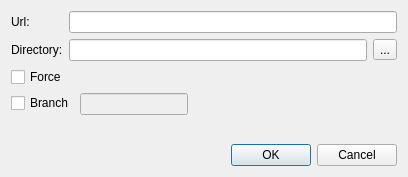
<?xml version="1.0" encoding="UTF-8"?>
<ui version="4.0">
 <class>SubmoduleInfoDialog</class>
 <widget class="QDialog" name="SubmoduleInfoDialog">
  <property name="geometry">
   <rect>
    <x>0</x>
    <y>0</y>
    <width>408</width>
    <height>177</height>
   </rect>
  </property>
  <property name="windowTitle">
   <string>Add new submoudle</string>
  </property>
  <layout class="QVBoxLayout" name="verticalLayout">
   <item>
    <layout class="QFormLayout" name="formLayout">
     <item row="0" column="0">
      <widget class="QLabel" name="label">
       <property name="sizePolicy">
        <sizepolicy hsizetype="Maximum" vsizetype="Preferred">
         <horstretch>0</horstretch>
         <verstretch>0</verstretch>
        </sizepolicy>
       </property>
       <property name="text">
        <string>Url:</string>
       </property>
      </widget>
     </item>
     <item row="1" column="0">
      <widget class="QLabel" name="label_2">
       <property name="text">
        <string>Directory:</string>
       </property>
      </widget>
     </item>
     <item row="1" column="1">
      <layout class="QHBoxLayout" name="horizontalLayout_4">
       <item>
        <widget class="QLineEdit" name="lineEditPath"/>
       </item>
       <item>
        <widget class="QToolButton" name="toolButtonBrowseLocalPath">
         <property name="text">
          <string>...</string>
         </property>
        </widget>
       </item>
      </layout>
     </item>
     <item row="0" column="1">
      <widget class="QLineEdit" name="lineEditUrl"/>
     </item>
    </layout>
   </item>
   <item>
    <layout class="QFormLayout" name="formLayout_2">
     <property name="fieldGrowthPolicy">
      <enum>QFormLayout::FieldsStayAtSizeHint</enum>
     </property>
     <item row="0" column="0">
      <widget class="QCheckBox" name="checkBoxForce">
       <property name="text">
        <string>Force</string>
       </property>
      </widget>
     </item>
     <item row="1" column="0">
      <widget class="QCheckBox" name="checkBoxBranch">
       <property name="text">
        <string>Branch</string>
       </property>
      </widget>
     </item>
     <item row="1" column="1">
      <widget class="QLineEdit" name="lineEditBranch">
       <property name="enabled">
        <bool>false</bool>
       </property>
      </widget>
     </item>
    </layout>
   </item>
   <item>
    <spacer name="verticalSpacer">
     <property name="orientation">
      <enum>Qt::Vertical</enum>
     </property>
     <property name="sizeHint" stdset="0">
      <size>
       <width>20</width>
       <height>195</height>
      </size>
     </property>
    </spacer>
   </item>
   <item>
    <widget class="QDialogButtonBox" name="buttonBox">
     <property name="orientation">
      <enum>Qt::Horizontal</enum>
     </property>
     <property name="standardButtons">
      <set>QDialogButtonBox::Cancel|QDialogButtonBox::Ok</set>
     </property>
    </widget>
   </item>
  </layout>
 </widget>
 <tabstops>
  <tabstop>lineEditUrl</tabstop>
  <tabstop>lineEditPath</tabstop>
  <tabstop>toolButtonBrowseLocalPath</tabstop>
  <tabstop>checkBoxForce</tabstop>
  <tabstop>checkBoxBranch</tabstop>
  <tabstop>lineEditBranch</tabstop>
 </tabstops>
 <resources/>
 <connections>
  <connection>
   <sender>buttonBox</sender>
   <signal>accepted()</signal>
   <receiver>SubmoduleInfoDialog</receiver>
   <slot>accept()</slot>
   <hints>
    <hint type="sourcelabel">
     <x>257</x>
     <y>167</y>
    </hint>
    <hint type="destinationlabel">
     <x>157</x>
     <y>274</y>
    </hint>
   </hints>
  </connection>
  <connection>
   <sender>buttonBox</sender>
   <signal>rejected()</signal>
   <receiver>SubmoduleInfoDialog</receiver>
   <slot>reject()</slot>
   <hints>
    <hint type="sourcelabel">
     <x>325</x>
     <y>167</y>
    </hint>
    <hint type="destinationlabel">
     <x>286</x>
     <y>274</y>
    </hint>
   </hints>
  </connection>
  <connection>
   <sender>checkBoxBranch</sender>
   <signal>clicked(bool)</signal>
   <receiver>lineEditBranch</receiver>
   <slot>setEnabled(bool)</slot>
   <hints>
    <hint type="sourcelabel">
     <x>29</x>
     <y>112</y>
    </hint>
    <hint type="destinationlabel">
     <x>161</x>
     <y>117</y>
    </hint>
   </hints>
  </connection>
 </connections>
</ui>
